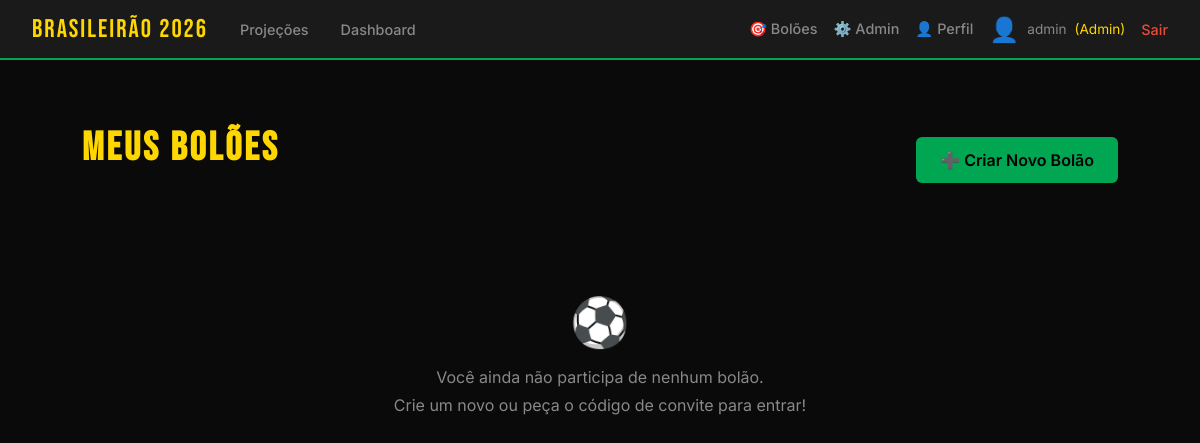
Before: /meus_boloes (signed in) with the older database file.
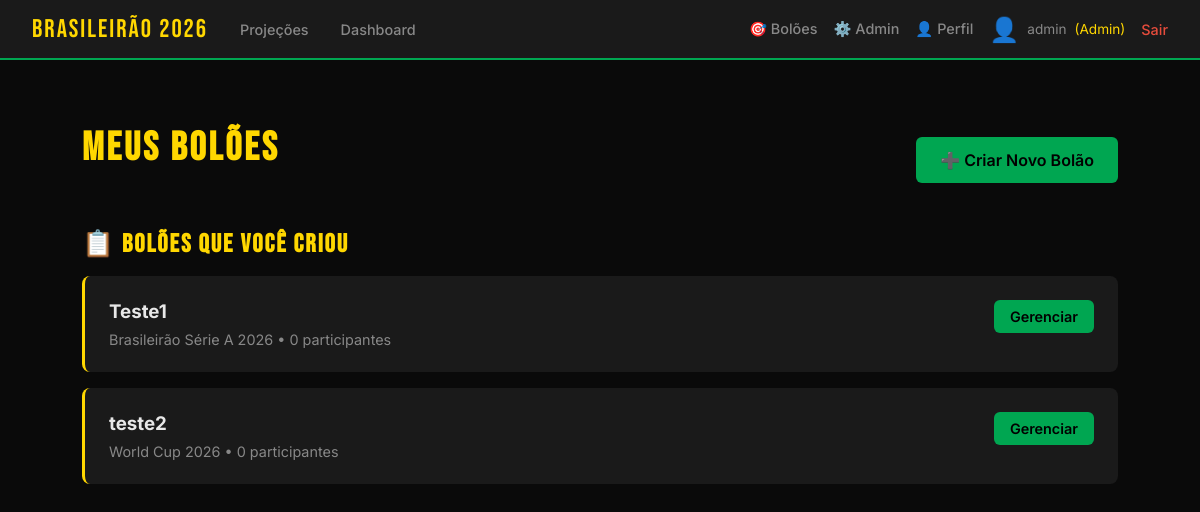
After: the same page with the newer database file.
### app/models.py (models this page shows, shortened)
class Usuario(UserMixin, db.Model):
    id = db.Column(db.Integer, primary_key=True)
    username = db.Column(db.String(80), unique=True, nullable=False)
    email = db.Column(db.String(120), unique=True, nullable=True)
    nome_completo = db.Column(db.String(200), nullable=True)
    password_hash = db.Column(db.String(200), nullable=False)
    is_admin = db.Column(db.Boolean, default=False)
    avatar_tipo = db.Column(db.String(20), default='sugerido')  # sugerido, upload
    avatar_sugerido_id = db.Column(db.Integer, db.ForeignKey('avatar_sugerido.id'), nullable=True)
    avatar_custom_url = db.Column(db.String(200), nullable=True)
    time_coracao_id = db.Column(db.Integer, db.ForeignKey('time.id'), nullable=True)
    tipo = db.Column(db.String(20), default='participante')  # admin, dono, participante
    status = db.Column(db.String(20), default='ativo')  # ativo, suspenso
    data_cadastro = db.Column(db.DateTime, default=db.func.now())

class Bolao(db.Model):
    id = db.Column(db.Integer, primary_key=True)
    nome = db.Column(db.String(100), nullable=False)
    competicao_id = db.Column(db.Integer, db.ForeignKey('competicao.id'), nullable=False)
    dono_id = db.Column(db.Integer, db.ForeignKey('usuario.id'), nullable=False)
    codigo_convite = db.Column(db.String(10), unique=True, nullable=False)
    regra_pontuacao_id = db.Column(db.Integer, db.ForeignKey('regra_pontuacao.id'), nullable=False)
    tipo_acesso = db.Column(db.String(20), default='publico')  # publico, privado
    status_pagamento = db.Column(db.String(20), default='pendente')  # pendente, aprovado, recusado
    valor_pago = db.Column(db.Float, default=0.0)
    data_pagamento = db.Column(db.DateTime, nullable=True)
    status = db.Column(db.String(20), default='ativo')  # ativo, encerrado
    data_criacao = db.Column(db.DateTime, default=db.func.now())
    competicao = db.relationship('Competicao', backref='boloes')
    dono = db.relationship('Usuario', foreign_keys=[dono_id], backref='boloes_criados')
    regra = db.relationship('RegraPontuacao', backref='boloes')
    participantes = db.relationship('ParticipanteBolao', backref='bolao', lazy='dynamic')

class Competicao(db.Model):
    id = db.Column(db.Integer, primary_key=True)
    nome = db.Column(db.String(100), nullable=False)
    ano = db.Column(db.Integer, nullable=False)
    tipo = db.Column(db.String(50), nullable=False)  # brasileirao, copa_mundo, libertadores
    api_league_id = db.Column(db.Integer, nullable=True)

### app/routes.py (the view)
@bp.route('/meus_boloes')
@login_required
def meus_boloes():
    from app.models import Bolao, ParticipanteBolao
    boloes_dono = Bolao.query.filter_by(dono_id=current_user.id).all()
    boloes_participante = ParticipanteBolao.query.filter_by(usuario_id=current_user.id).all()
    return render_template('meus_boloes.html',
                         boloes_dono=boloes_dono,
                         boloes_participante=boloes_participante)

### app/__init__.py (called while the page is built)
@login_manager.user_loader
def load_user(user_id):
    from app.models import Usuario
    return Usuario.query.get(int(user_id))

### app/templates/meus_boloes.html (shortened to what this page needs)
{% extends "base.html" %}
{% block content %}
<div style="max-width: 1200px; margin: 2rem auto;">
    <div style="display: flex; justify-content: space-between; align-items: center; margin-bottom: 2rem;">
        <h1>Meus Bolões</h1>
        <a href="/criar_bolao" style="background: var(--verde); color: #000; padding: 0.8rem 1.5rem;
            border-radius: 6px; text-decoration: none; font-weight: 600;">
            ➕ Criar Novo Bolão
        </a>
    </div>
    <div style="display: grid; gap: 1.5rem;">
        {% if boloes_dono|length > 0 %}
        <div>
            <h2 style="color: var(--amarelo); margin-bottom: 1rem;">📋 Bolões que você criou</h2>
            {% for bolao in boloes_dono %}
            <div style="background: var(--cinza); padding: 1.5rem; border-radius: 8px; margin-bottom: 1rem; border-left: 3px solid var(--amarelo);">
                <div style="display: flex; justify-content: space-between; align-items: start;">
                    <div>
                        <h3 style="margin-bottom: 0.5rem;">{{ bolao.nome }}</h3>
                        <div style="color: var(--texto-fraco); font-size: 0.9rem;">
                            {{ bolao.competicao.nome }} • {{ bolao.participantes.count() }} participantes
                        </div>
                    </div>
                    <a href="/bolao/{{ bolao.id }}" style="background: var(--verde); color: #000; padding: 0.5rem 1rem;
                        border-radius: 6px; text-decoration: none; font-weight: 600; font-size: 0.9rem;">
                        Gerenciar
                    </a>
                </div>
            </div>
            {% endfor %}
        </div>
        {% endif %}
        {% if boloes_dono|length == 0 and boloes_participante|length == 0 %}
        <div style="text-align: center; padding: 4rem; color: var(--texto-fraco);">
            <div style="font-size: 3rem; margin-bottom: 1rem;">⚽</div>
            <p>Você ainda não participa de nenhum bolão.</p>
            <p style="margin-top: 0.5rem;">Crie um novo ou peça o código de convite para entrar!</p>
        </div>
        {% endif %}
    </div>
</div>
{% endblock %}

### app/templates/base.html (shortened to what this page needs)
<!DOCTYPE html>
<html lang="pt-BR">
<head>
</head>
<body>
    <nav>
        <a href="/" class="logo">Brasileirão 2026</a>
        <a href="/projecoes">Projeções</a>
        <a href="/dashboard">Dashboard</a>
        <div style="margin-left: auto; display: flex; align-items: center; gap: 1rem;">
            {% if current_user.is_authenticated %}
                <a href="/meus_boloes">🎯 Bolões</a>
                {% if current_user.is_admin %}
                    <a href="/admin/competicoes">⚙️ Admin</a>
                {% endif %}
                <a href="/perfil">👤 Perfil</a>
                <span style="display: flex; align-items: center; gap: 0.5rem; color: var(--texto-fraco); font-size: 0.85rem;">
                    {% if current_user.avatar_tipo == 'sugerido' and current_user.avatar_sugerido_id %}
                        <span style="font-size: 1.5rem;">{{ ['⚽', '🏆', '👟', '🥅', '🔥', '⭐', '⚡', '💪', '🎯', '👊', '🚀', '💎'][current_user.avatar_sugerido_id - 1] }}</span>
                    {% elif current_user.avatar_tipo == 'upload' and current_user.avatar_custom_url %}
                        <img src="{{ current_user.avatar_custom_url }}" style="width: 30px; height: 30px; border-radius: 50%; object-fit: cover;">
                    {% else %}
                        <span style="font-size: 1.5rem;">👤</span>
                    {% endif %}
                    {{ current_user.username }}
                    {% if current_user.is_admin %}
                        <span style="color: var(--amarelo);">(Admin)</span>
                    {% endif %}
                </span>
                <a href="/logout" style="color: #e74c3c;">Sair</a>
            {% else %}
                <a href="/login">Login</a>
                <a href="/registro">Criar Conta</a>
            {% endif %}
        </div>
    </nav>
    <div class="container">
        {% block content %}{% endblock %}
    </div>
</body>
</html>

### app/templates/base.html (style rules this page uses)
:root { --verde: #00a651; --amarelo: #ffd700; --azul: #003087; --escuro: #0a0a0a; --cinza: #1a1a1a; --cinza-medio: #2a2a2a; --texto: #e8e8e8; --texto-fraco: #888; }
* { margin: 0; padding: 0; box-sizing: border-box; }
body { background: var(--escuro); color: var(--texto); font-family: 'Inter', sans-serif; min-height: 100vh; }
nav { background: var(--cinza); border-bottom: 2px solid var(--verde); padding: 0 2rem; display: flex; align-items: center; gap: 2rem; height: 60px; }
nav .logo { font-family: 'Bebas Neue', sans-serif; font-size: 1.6rem; color: var(--amarelo); letter-spacing: 2px; text-decoration: none; }
nav a { color: var(--texto-fraco); text-decoration: none; font-size: 0.9rem; font-weight: 500; transition: color 0.2s; }
.container { max-width: 1100px; margin: 0 auto; padding: 2rem; }
h1 { font-family: 'Bebas Neue', sans-serif; font-size: 2.5rem; letter-spacing: 3px; color: var(--amarelo); margin-bottom: 1.5rem; }
h2 { font-family: 'Bebas Neue', sans-serif; font-size: 1.6rem; letter-spacing: 2px; color: var(--verde); margin-bottom: 1rem; }

Changed rows visible on the page:
added Bolao: nome "Teste1", competicao.nome "Brasileirão Série A 2026", participantes.count "0"
added Bolao: nome "teste2", competicao.nome "World Cup 2026", participantes.count "0"
Other visible differences:
text no longer shown: "⚽ Você ainda não participa de nenhum bolão. Crie um novo ou peça o código de convite para entrar!"
text now shown: "📋 Bolões que você criou"
